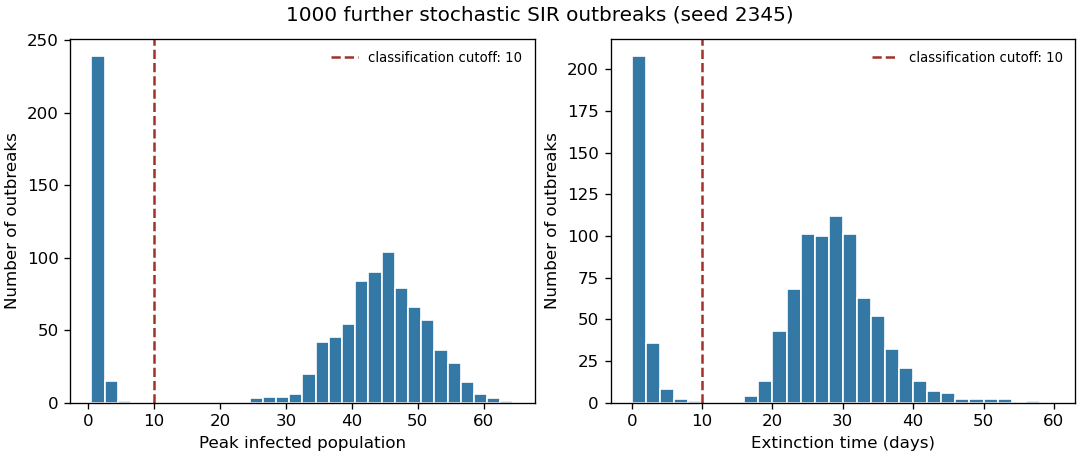

Reproduce this figure in Python.
"""Original numerical illustration. Tested with Python 3.14, NumPy 2.3 and Matplotlib 3.10.
Writes its PNG basename to the current working directory.
"""
from pathlib import Path
import numpy as np
import matplotlib
matplotlib.use("Agg")
import matplotlib.pyplot as plt

EPIDEMIC_RNG=np.random.default_rng(2345)

def sir_sim(t_max,X0,beta,gamma,rng=None):
    if rng is None:rng=EPIDEMIC_RNG
    state=np.array(X0,dtype=int);population=state.sum();time=0.
    times=[time];states=[state.copy()]
    while time<t_max and state[1]>0:
        infection=beta*state[0]*state[1]/population;recovery=gamma*state[1]
        rate=infection+recovery
        if rate==0:
            times.append(float(t_max));states.append(state.copy());break
        next_time=time+rng.exponential(1/rate)
        if next_time>t_max:
            times.append(float(t_max));states.append(state.copy());break
        if rng.random()<infection/rate:state+=np.array([-1,1,0])
        else:state+=np.array([0,-1,1])
        time=next_time;times.append(time);states.append(state.copy())
    return np.array(times),np.array(states)

def sir_sim_stats(n_sim,t_max,X0,beta,gamma,rng=None):
    result=np.empty((n_sim,2))
    for run in range(n_sim):
        t,s=sir_sim(t_max,X0,beta,gamma,rng)
        result[run]=s[:,1].max(),t[-1]
    return result

rng = np.random.default_rng(2345)
# Consume exactly the ten trajectories shown in the companion illustration.
for _ in range(10):
    sir_sim(100, [99,1,0], 1, .25, rng)
stats = sir_sim_stats(1000, 100, [99,1,0], 1, .25, rng)
fig, axes = plt.subplots(1, 2, figsize=(9, 3.8), layout="constrained")
axes[0].hist(stats[:,0], bins=np.arange(.5,65.6,2), color="#3478a5", edgecolor="white")
axes[1].hist(stats[:,1], bins=np.arange(0,61,2), color="#3478a5", edgecolor="white")
for ax in axes:
    ax.axvline(10, ls="--", color="#a33127", label="classification cutoff: 10")
    ax.set_ylabel("Number of outbreaks")
    ax.legend(frameon=False, fontsize=8)
axes[0].set_xlabel("Peak infected population")
axes[1].set_xlabel("Extinction time (days)")
fig.suptitle("1000 further stochastic SIR outbreaks (seed 2345)")
fig.savefig(Path(__file__).with_suffix(".png").name, dpi=120, facecolor="white")
